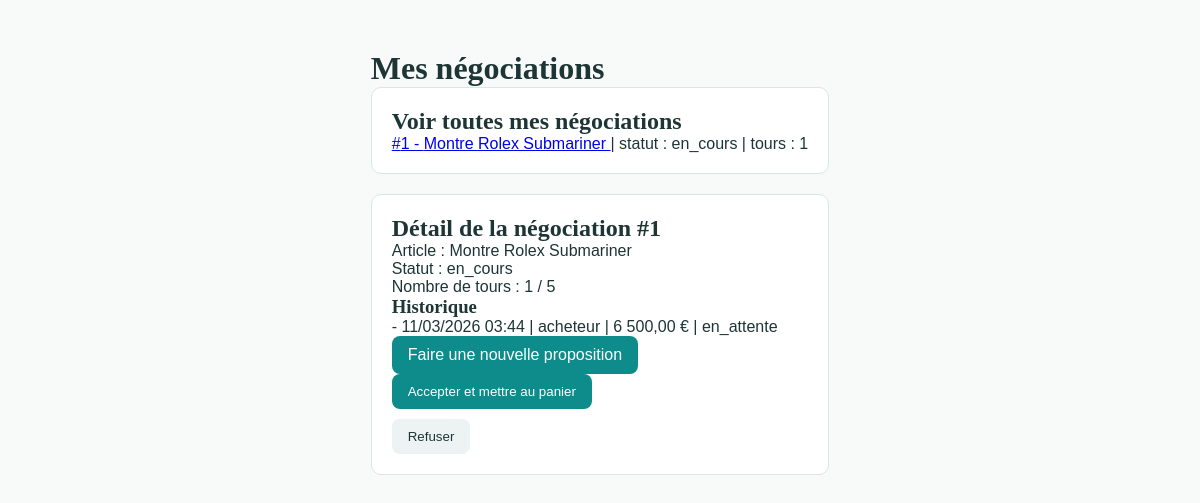
The app's page /negociation.php?id=1 (signed in) with its own data.
### tables this page shows
CREATE TABLE `negociation` (
  `id_negociation` int(11) NOT NULL,
  `statut` enum('en_cours','acceptee','refusee','expiree') DEFAULT 'en_cours',
  `date_debut` datetime DEFAULT CURRENT_TIMESTAMP,
  `nb_tours` int(11) DEFAULT '0' COMMENT 'Nombre de propositions échangées (max 5)',
  `prix_final` decimal(10,2) DEFAULT NULL,
  `idArticle` int(11) NOT NULL,
  `idAcheteur` int(11) NOT NULL,
  `idVendeur` int(11) NOT NULL
);

CREATE TABLE `article` (
  `idArticle` int(11) NOT NULL,
  `nom` varchar(200) NOT NULL,
  `description_qualite` text,
  `description_defaut` text,
  `prix_base` decimal(10,2) NOT NULL,
  `mode_vente` enum('immediat','negotiation','enchere') NOT NULL,
  `status` enum('disponible','vendu','en_cours','supprime') DEFAULT 'disponible',
  `date_publication` datetime DEFAULT CURRENT_TIMESTAMP,
  `date_debut_enchere` datetime DEFAULT NULL,
  `date_fin_enchere` datetime DEFAULT NULL,
  `video_url` varchar(255) DEFAULT NULL,
  `idVendeur` int(11) NOT NULL,
  `idCategorie` int(11) NOT NULL
);

CREATE TABLE `proposition` (
  `idProposition` int(11) NOT NULL,
  `montant` decimal(10,2) NOT NULL,
  `date_proposition` datetime DEFAULT CURRENT_TIMESTAMP,
  `emetteur` enum('acheteur','vendeur') NOT NULL,
  `statut` enum('en_attente','acceptee','refusee','contre_offre') DEFAULT 'en_attente',
  `id_negociation` int(11) NOT NULL
);

### includes/helpers.php (called while the page is built, shortened)
<?php
function h(string $str): string {
    return htmlspecialchars($str, ENT_QUOTES, 'UTF-8');
}
function formatPrix(float $prix): string {
    return number_format($prix, 2, ',', ' ') . ' €';
}
function formatDate(string $date, string $format = 'd/m/Y H:i'): string {
    return date($format, strtotime($date));
}

### negociation.php (the view, shortened to what this page needs)
<?php
require_once __DIR__ . '/includes/helpers.php';
$pdo = db();
$idAcheteur = currentUserId();
$idNegotiation = (int)($_GET['id'] ?? 0);
$stmt = $pdo->prepare("
    SELECT n.*, a.nom AS article_nom
    FROM negociation n
    JOIN article a ON n.idArticle = a.idArticle
    WHERE n.idAcheteur = ?
    ORDER BY n.id_negociation DESC
");
$stmt->execute([$idAcheteur]);
$negociations = $stmt->fetchAll();
$negociationCourante = null;
$propositions = [];
if ($idNegotiation > 0) {
    $stmt = $pdo->prepare("
        SELECT n.*, a.nom AS article_nom
        FROM negociation n
        JOIN article a ON n.idArticle = a.idArticle
        WHERE n.id_negociation = ? AND n.idAcheteur = ?
        LIMIT 1
    ");
    $stmt->execute([$idNegotiation, $idAcheteur]);
    $negociationCourante = $stmt->fetch();
    if ($negociationCourante) {
        $stmt = $pdo->prepare("
            SELECT *
            FROM proposition
            WHERE id_negociation = ?
            ORDER BY idProposition ASC
        ");
        $stmt->execute([$idNegotiation]);
        $propositions = $stmt->fetchAll();
    }
}
?>
<!DOCTYPE html>
<html lang="fr">
<head>
    <link rel="stylesheet" href="<?= BASE_URL ?>/assets/css/style.css">
</head>
<body>
<div class="page">
    <h1>Mes négociations</h1>
    <div class="box">
        <h2>Voir toutes mes négociations</h2>
        <?php if (empty($negociations)): ?>
            <p>Aucune négociation pour le moment.</p>
        <?php else: ?>
            <?php foreach ($negociations as $n): ?>
                <p>
                    <a href="<?= BASE_URL ?>/negotiation.php?id=<?= (int)$n['id_negociation'] ?>">
                        #<?= (int)$n['id_negociation'] ?> - <?= h($n['article_nom']) ?>
                    </a>
                    | statut : <?= h($n['statut']) ?>
                    | tours : <?= (int)$n['nb_tours'] ?>
                </p>
            <?php endforeach; ?>
        <?php endif; ?>
    </div>
    <?php if ($negociationCourante): ?>
        <div class="box">
            <h2>Détail de la négociation #<?= (int)$negociationCourante['id_negociation'] ?></h2>
            <p>Article : <?= h($negociationCourante['article_nom']) ?></p>
            <p>Statut : <?= h($negociationCourante['statut']) ?></p>
            <p>Nombre de tours : <?= (int)$negociationCourante['nb_tours'] ?> / <?= (int)NEGOCIATION_MAX_TOURS ?></p>
            <h3>Historique</h3>
            <?php foreach ($propositions as $prop): ?>
                <p>
                    - <?= formatDate($prop['date_proposition']) ?>
                    | <?= h($prop['emetteur']) ?>
                    | <?= formatPrix((float)$prop['montant']) ?>
                    | <?= h($prop['statut']) ?>
                </p>
            <?php endforeach; ?>
            <?php if ($negociationCourante['statut'] === 'en_cours' && (int)$negociationCourante['nb_tours'] < (int)NEGOCIATION_MAX_TOURS): ?>
                <p>
                    <a class="btn" href="<?= BASE_URL ?>/proposal.php?id_negociation=<?= (int)$negociationCourante['id_negociation'] ?>">
                        Faire une nouvelle proposition
                    </a>
                </p>
            <?php endif; ?>
            <?php if ($negociationCourante['statut'] === 'en_cours'): ?>
                <form method="POST" action="" style="margin-bottom:10px;">
                    <button class="btn" type="submit">Accepter et mettre au panier</button>
                </form>
                <form method="POST" action="">
                    <button class="btn btn-light" type="submit">Refuser</button>
                </form>
            <?php endif; ?>
        </div>
    <?php endif; ?>
</div>
</body>
</html>

### assets/css/style.css (style rules this page uses)
:root { --primary: #0e8c8c; --primary-dark: #0a6e6e; --primary-light: #14b0b0; --primary-pale: #e0f5f5; --accent: #f7a800; --accent-dark: #d48f00; --white: #ffffff; --gray-50: #f8fafa; --gray-100: #edf2f2; --gray-200: #d4e4e4; --gray-600: #4a6b6b; --gray-800: #1e3535; --text: #1e3535; --text-muted: #5a7a7a; --border: #cce0e0; --shadow-sm: 0 2px 8px rgba(14,140,140,.10); --shadow-md: 0 6px 24px rgba(14,140,140,.15); --shadow-lg: 0 16px 48px rgba(14,140,140,.18); --radius: 12px; --radius-sm: 8px; --radius-lg: 20px; }
* { box-sizing: border-box; margin: 0; padding: 0; }
body { font-family: 'DM Sans', sans-serif; background: var(--gray-50); color: var(--text); min-height: 100vh; display: flex; flex-direction: column; }
h1,h2,h3,.font-display { font-family: 'Playfair Display', serif; }

### negociation.php (style rules this page uses)
body { background:#f8fafa; font-family:Arial, sans-serif; }
.page { max-width:1100px; margin:30px auto; padding:20px; }
.box { background:#fff; border:1px solid #d9e6e6; border-radius:10px; padding:20px; margin-bottom:20px; }
.btn { display:inline-block; padding:10px 16px; border:none; border-radius:8px; cursor:pointer; text-decoration:none; background:#0e8c8c; color:#fff; margin-right:10px; }
.btn-light { background:#edf2f2; color:#1e3535; }

### records on screen
negociation: id_negociation "1", idArticle.nom "Montre Rolex Submariner", statut "en_cours", nb_tours "1"
proposition: date_proposition "11/03/2026 03:44", emetteur "acheteur", montant "6 500,00 €", statut "en_attente"

### other values on screen
NEGOCIATION_MAX_TOURS "5"
